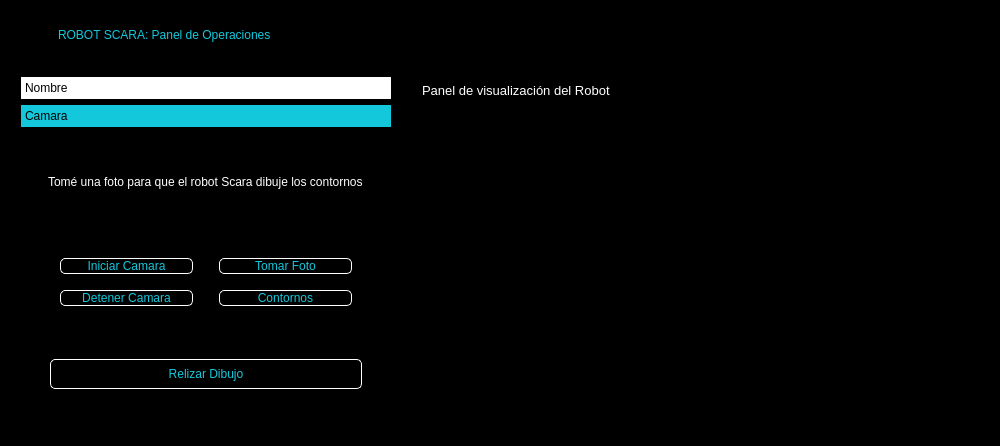
<?xml version="1.0" encoding="UTF-8"?>
<ui version="4.0">
 <class>MainWindow</class>
 <widget class="QMainWindow" name="MainWindow">
  <property name="geometry">
   <rect>
    <x>0</x>
    <y>0</y>
    <width>1000</width>
    <height>446</height>
   </rect>
  </property>
  <property name="windowTitle">
   <string>MainWindow</string>
  </property>
  <widget class="QWidget" name="centralwidget">
   <layout class="QVBoxLayout" name="verticalLayout">
    <property name="spacing">
     <number>0</number>
    </property>
    <property name="leftMargin">
     <number>0</number>
    </property>
    <property name="topMargin">
     <number>0</number>
    </property>
    <property name="rightMargin">
     <number>0</number>
    </property>
    <property name="bottomMargin">
     <number>0</number>
    </property>
    <item>
     <widget class="QFrame" name="frame">
      <property name="styleSheet">
       <string notr="true">background-color: rgb(0, 0, 0);</string>
      </property>
      <property name="frameShape">
       <enum>QFrame::StyledPanel</enum>
      </property>
      <property name="frameShadow">
       <enum>QFrame::Raised</enum>
      </property>
      <layout class="QVBoxLayout" name="verticalLayout_2">
       <item>
        <widget class="QFrame" name="frame_superior">
         <property name="maximumSize">
          <size>
           <width>16777215</width>
           <height>50</height>
          </size>
         </property>
         <property name="styleSheet">
          <string notr="true">
QFrame{
background-color: rgb(0, 0, 0);
}
QPushButton{
background-color: #000000ff;
border-radius:20px;
}
QPushButton:hover{
background-color: rgb(53, 53, 79);
border-radius:20px;
}

QPushButton:pressed {
    background-color: rgb(30, 30, 50); /* Cambia el color de fondo cuando se presiona */
    border: 1px solid rgb(200, 200, 200); /* Cambia el color del borde cuando se presiona */
}


</string>
         </property>
         <property name="frameShape">
          <enum>QFrame::StyledPanel</enum>
         </property>
         <property name="frameShadow">
          <enum>QFrame::Raised</enum>
         </property>
         <layout class="QHBoxLayout" name="horizontalLayout_2">
          <item>
           <widget class="QPushButton" name="pushButton">
            <property name="sizePolicy">
             <sizepolicy hsizetype="Fixed" vsizetype="Fixed">
              <horstretch>0</horstretch>
              <verstretch>0</verstretch>
             </sizepolicy>
            </property>
            <property name="maximumSize">
             <size>
              <width>40</width>
              <height>40</height>
             </size>
            </property>
            <property name="text">
             <string/>
            </property>
            <property name="icon">
             <iconset>
              <normaloff>../Robot_Scara/imagenes/AREA.png</normaloff>../Robot_Scara/imagenes/AREA.png</iconset>
            </property>
            <property name="iconSize">
             <size>
              <width>30</width>
              <height>20</height>
             </size>
            </property>
           </widget>
          </item>
          <item>
           <widget class="QLabel" name="label">
            <property name="styleSheet">
             <string notr="true">font: 87 12pt &quot;Arial Black&quot;;
color: rgb(20, 200, 220);</string>
            </property>
            <property name="text">
             <string>ROBOT SCARA: Panel de Operaciones</string>
            </property>
           </widget>
          </item>
          <item>
           <spacer name="horizontalSpacer">
            <property name="orientation">
             <enum>Qt::Horizontal</enum>
            </property>
            <property name="sizeHint" stdset="0">
             <size>
              <width>349</width>
              <height>17</height>
             </size>
            </property>
           </spacer>
          </item>
          <item>
           <widget class="QPushButton" name="btn_minimizar">
            <property name="minimumSize">
             <size>
              <width>40</width>
              <height>40</height>
             </size>
            </property>
            <property name="baseSize">
             <size>
              <width>40</width>
              <height>40</height>
             </size>
            </property>
            <property name="styleSheet">
             <string notr="true"/>
            </property>
            <property name="text">
             <string/>
            </property>
            <property name="icon">
             <iconset>
              <normaloff>imagenes/signo-menos.png</normaloff>imagenes/signo-menos.png</iconset>
            </property>
            <property name="iconSize">
             <size>
              <width>30</width>
              <height>30</height>
             </size>
            </property>
           </widget>
          </item>
          <item>
           <widget class="QPushButton" name="btn_restaurar">
            <property name="minimumSize">
             <size>
              <width>40</width>
              <height>40</height>
             </size>
            </property>
            <property name="styleSheet">
             <string notr="true"/>
            </property>
            <property name="text">
             <string/>
            </property>
            <property name="icon">
             <iconset>
              <normaloff>imagenes/minimizar.png</normaloff>imagenes/minimizar.png</iconset>
            </property>
            <property name="iconSize">
             <size>
              <width>30</width>
              <height>30</height>
             </size>
            </property>
           </widget>
          </item>
          <item>
           <widget class="QPushButton" name="btn_maximizar">
            <property name="minimumSize">
             <size>
              <width>40</width>
              <height>40</height>
             </size>
            </property>
            <property name="styleSheet">
             <string notr="true"/>
            </property>
            <property name="text">
             <string/>
            </property>
            <property name="icon">
             <iconset>
              <normaloff>imagenes/maximizar.png</normaloff>imagenes/maximizar.png</iconset>
            </property>
            <property name="iconSize">
             <size>
              <width>30</width>
              <height>30</height>
             </size>
            </property>
           </widget>
          </item>
          <item>
           <widget class="QPushButton" name="btn_cerrar">
            <property name="minimumSize">
             <size>
              <width>40</width>
              <height>40</height>
             </size>
            </property>
            <property name="styleSheet">
             <string notr="true"/>
            </property>
            <property name="text">
             <string/>
            </property>
            <property name="icon">
             <iconset>
              <normaloff>imagenes/cerrar.png</normaloff>imagenes/cerrar.png</iconset>
            </property>
            <property name="iconSize">
             <size>
              <width>30</width>
              <height>30</height>
             </size>
            </property>
           </widget>
          </item>
         </layout>
        </widget>
       </item>
       <item>
        <widget class="QFrame" name="frame_3">
         <property name="frameShape">
          <enum>QFrame::StyledPanel</enum>
         </property>
         <property name="frameShadow">
          <enum>QFrame::Raised</enum>
         </property>
         <layout class="QHBoxLayout" name="horizontalLayout" stretch="2,3">
          <property name="spacing">
           <number>2</number>
          </property>
          <property name="leftMargin">
           <number>0</number>
          </property>
          <property name="topMargin">
           <number>0</number>
          </property>
          <property name="rightMargin">
           <number>0</number>
          </property>
          <property name="bottomMargin">
           <number>0</number>
          </property>
          <item>
           <widget class="QFrame" name="frame_2">
            <property name="frameShape">
             <enum>QFrame::StyledPanel</enum>
            </property>
            <property name="frameShadow">
             <enum>QFrame::Raised</enum>
            </property>
            <layout class="QVBoxLayout" name="verticalLayout_3">
             <item>
              <widget class="QToolBox" name="toolBox">
               <property name="styleSheet">
                <string notr="true">
QToolBox::tab{
	background-color: rgb(255, 255, 255); 
	border-radius: Spic;
	color: rgb(0, 0, 0);
	font: 75 8pt &quot;MS Shell Dig 2&quot;;
}

QToolBox::tab:selected {
	background-color: rgb(20, 200, 220);
	font: 75 12pt &quot;MS Shell Dig 2&quot;;
	color: rgb(0, 0, 0);	
}
</string>
               </property>
               <property name="currentIndex">
                <number>1</number>
               </property>
               <widget class="QWidget" name="Nombre_2">
                <property name="geometry">
                 <rect>
                  <x>0</x>
                  <y>0</y>
                  <width>370</width>
                  <height>288</height>
                 </rect>
                </property>
                <attribute name="icon">
                 <iconset>
                  <normaloff>../Robot_Scara/imagenes/firma-digital.png</normaloff>../Robot_Scara/imagenes/firma-digital.png</iconset>
                </attribute>
                <attribute name="label">
                 <string>Nombre</string>
                </attribute>
                <layout class="QVBoxLayout" name="verticalLayout_10">
                 <item>
                  <spacer name="verticalSpacer_5">
                   <property name="orientation">
                    <enum>Qt::Vertical</enum>
                   </property>
                   <property name="sizeHint" stdset="0">
                    <size>
                     <width>20</width>
                     <height>54</height>
                    </size>
                   </property>
                  </spacer>
                 </item>
                 <item>
                  <layout class="QHBoxLayout" name="horizontalLayout_9">
                   <item>
                    <spacer name="horizontalSpacer_17">
                     <property name="orientation">
                      <enum>Qt::Horizontal</enum>
                     </property>
                     <property name="sizeType">
                      <enum>QSizePolicy::Fixed</enum>
                     </property>
                     <property name="sizeHint" stdset="0">
                      <size>
                       <width>21</width>
                       <height>20</height>
                      </size>
                     </property>
                    </spacer>
                   </item>
                   <item>
                    <widget class="QLabel" name="label_9">
                     <property name="sizePolicy">
                      <sizepolicy hsizetype="Fixed" vsizetype="Fixed">
                       <horstretch>0</horstretch>
                       <verstretch>0</verstretch>
                      </sizepolicy>
                     </property>
                     <property name="styleSheet">
                      <string notr="true">font: 87 10pt &quot;Arial Black&quot;;
color: rgb(255, 255, 255);
background-color: transparent;
qproperty-alignment: 'AlignCenter';</string>
                     </property>
                     <property name="text">
                      <string>Ingrese un nombre (máx. 9 letras):</string>
                     </property>
                     <property name="wordWrap">
                      <bool>false</bool>
                     </property>
                    </widget>
                   </item>
                   <item>
                    <spacer name="horizontalSpacer_18">
                     <property name="orientation">
                      <enum>Qt::Horizontal</enum>
                     </property>
                     <property name="sizeType">
                      <enum>QSizePolicy::Fixed</enum>
                     </property>
                     <property name="sizeHint" stdset="0">
                      <size>
                       <width>21</width>
                       <height>20</height>
                      </size>
                     </property>
                    </spacer>
                   </item>
                  </layout>
                 </item>
                 <item>
                  <layout class="QHBoxLayout" name="horizontalLayout_8">
                   <item>
                    <spacer name="horizontalSpacer_15">
                     <property name="orientation">
                      <enum>Qt::Horizontal</enum>
                     </property>
                     <property name="sizeType">
                      <enum>QSizePolicy::Fixed</enum>
                     </property>
                     <property name="sizeHint" stdset="0">
                      <size>
                       <width>40</width>
                       <height>20</height>
                      </size>
                     </property>
                    </spacer>
                   </item>
                   <item>
                    <widget class="QPlainTextEdit" name="txt_nombre">
                     <property name="sizePolicy">
                      <sizepolicy hsizetype="Fixed" vsizetype="Fixed">
                       <horstretch>0</horstretch>
                       <verstretch>0</verstretch>
                      </sizepolicy>
                     </property>
                     <property name="maximumSize">
                      <size>
                       <width>200</width>
                       <height>30</height>
                      </size>
                     </property>
                     <property name="styleSheet">
                      <string notr="true">QPlainTextEdit{
border:2px solid #14c8dc;
border-radius:8px;
color: rgb(255, 255, 255);
background-color: rgb(0, 0, 0); 
font: 75 10pt &quot;Times New Roman&quot;;

}</string>
                     </property>
                    </widget>
                   </item>
                   <item>
                    <spacer name="horizontalSpacer_16">
                     <property name="orientation">
                      <enum>Qt::Horizontal</enum>
                     </property>
                     <property name="sizeType">
                      <enum>QSizePolicy::Fixed</enum>
                     </property>
                     <property name="sizeHint" stdset="0">
                      <size>
                       <width>40</width>
                       <height>20</height>
                      </size>
                     </property>
                    </spacer>
                   </item>
                  </layout>
                 </item>
                 <item>
                  <layout class="QHBoxLayout" name="horizontalLayout_7">
                   <item>
                    <spacer name="horizontalSpacer_13">
                     <property name="orientation">
                      <enum>Qt::Horizontal</enum>
                     </property>
                     <property name="sizeType">
                      <enum>QSizePolicy::Fixed</enum>
                     </property>
                     <property name="sizeHint" stdset="0">
                      <size>
                       <width>68</width>
                       <height>20</height>
                      </size>
                     </property>
                    </spacer>
                   </item>
                   <item>
                    <widget class="QPushButton" name="aceptar_Nombre">
                     <property name="styleSheet">
                      <string notr="true">
QPushButton{
    font: 87 12pt &quot;Arial Black&quot;;
    background-color: rgb(0, 0, 0);
    color: rgb(20, 200, 220); 
    border-radius: 5px; 
    border: 1px solid white;
}

QPushButton:hover{
    background-color: rgb(53, 53, 79);
}

QPushButton:pressed {
    background-color: rgb(30, 30, 50); /* Cambia el color de fondo cuando se presiona */
    border: 1px solid rgb(200, 200, 200); /* Cambia el color del borde cuando se presiona */
}</string>
                     </property>
                     <property name="text">
                      <string>ACEPTAR</string>
                     </property>
                    </widget>
                   </item>
                   <item>
                    <spacer name="horizontalSpacer_14">
                     <property name="orientation">
                      <enum>Qt::Horizontal</enum>
                     </property>
                     <property name="sizeType">
                      <enum>QSizePolicy::Fixed</enum>
                     </property>
                     <property name="sizeHint" stdset="0">
                      <size>
                       <width>68</width>
                       <height>20</height>
                      </size>
                     </property>
                    </spacer>
                   </item>
                  </layout>
                 </item>
                 <item>
                  <spacer name="verticalSpacer_6">
                   <property name="orientation">
                    <enum>Qt::Vertical</enum>
                   </property>
                   <property name="sizeHint" stdset="0">
                    <size>
                     <width>20</width>
                     <height>54</height>
                    </size>
                   </property>
                  </spacer>
                 </item>
                </layout>
               </widget>
               <widget class="QWidget" name="Camara">
                <property name="geometry">
                 <rect>
                  <x>0</x>
                  <y>-4</y>
                  <width>353</width>
                  <height>292</height>
                 </rect>
                </property>
                <attribute name="icon">
                 <iconset>
                  <normaloff>imagenes/ima.png</normaloff>imagenes/ima.png</iconset>
                </attribute>
                <attribute name="label">
                 <string>Camara</string>
                </attribute>
                <layout class="QVBoxLayout" name="verticalLayout_11">
                 <item>
                  <widget class="QFrame" name="frame_7">
                   <property name="maximumSize">
                    <size>
                     <width>16777215</width>
                     <height>80</height>
                    </size>
                   </property>
                   <property name="frameShape">
                    <enum>QFrame::StyledPanel</enum>
                   </property>
                   <property name="frameShadow">
                    <enum>QFrame::Raised</enum>
                   </property>
                   <layout class="QVBoxLayout" name="verticalLayout_12">
                    <item>
                     <layout class="QHBoxLayout" name="horizontalLayout_11">
                      <item>
                       <widget class="QLabel" name="label_10">
                        <property name="sizePolicy">
                         <sizepolicy hsizetype="Preferred" vsizetype="Preferred">
                          <horstretch>0</horstretch>
                          <verstretch>0</verstretch>
                         </sizepolicy>
                        </property>
                        <property name="autoFillBackground">
                         <bool>false</bool>
                        </property>
                        <property name="styleSheet">
                         <string notr="true">QLabel {
    font-family: &quot;Arial Black&quot;;
    font-size: 9pt; /* Ajusta el tamaño de la fuente según lo necesites */
    color: white; /* Ajusta el color del texto si es necesario */
    background-color: transparent; /* Asegura que el fondo sea transparente */
    word-wrap: break-word; /* Permite que el texto se ajuste en múltiples líneas */
    white-space: normal; /* Permite que el texto se ajuste en múltiples líneas */
    padding: 5px; /* Añade un poco de espacio alrededor del texto */
    border: none; /* Elimina el borde si no es necesario */
    min-width: 200px; /* Ajusta el ancho mínimo si es necesario */
}</string>
                        </property>
                        <property name="text">
                         <string>Tomé una foto para que el robot Scara dibuje los contornos</string>
                        </property>
                        <property name="wordWrap">
                         <bool>true</bool>
                        </property>
                       </widget>
                      </item>
                     </layout>
                    </item>
                   </layout>
                  </widget>
                 </item>
                 <item>
                  <widget class="QFrame" name="frame_8">
                   <property name="styleSheet">
                    <string notr="true">QFrame{
background-color: rgb(0,0, 0);
}
QPushButton{
    font: 87 11pt &quot;Arial Black&quot;;
    background-color: rgb(0, 0, 0);
    color: rgb(20, 200, 220); 
    border-radius: 5px; 
    border: 1px solid white;
}

QPushButton:hover{
    background-color: rgb(53, 53, 79);
}

QPushButton:pressed {
    background-color: rgb(30, 30, 50); /* Cambia el color de fondo cuando se presiona */
    border: 1px solid rgb(200, 200, 200); /* Cambia el color del borde cuando se presiona */
}</string>
                   </property>
                   <property name="frameShape">
                    <enum>QFrame::StyledPanel</enum>
                   </property>
                   <property name="frameShadow">
                    <enum>QFrame::Raised</enum>
                   </property>
                   <layout class="QVBoxLayout" name="verticalLayout_6">
                    <item>
                     <widget class="QFrame" name="frame_9">
                      <property name="frameShape">
                       <enum>QFrame::StyledPanel</enum>
                      </property>
                      <property name="frameShadow">
                       <enum>QFrame::Raised</enum>
                      </property>
                      <layout class="QHBoxLayout" name="horizontalLayout_10">
                       <item>
                        <widget class="QFrame" name="frame_13">
                         <property name="frameShape">
                          <enum>QFrame::StyledPanel</enum>
                         </property>
                         <property name="frameShadow">
                          <enum>QFrame::Raised</enum>
                         </property>
                         <layout class="QVBoxLayout" name="verticalLayout_7">
                          <item>
                           <widget class="QPushButton" name="Iniciar_Camara">
                            <property name="text">
                             <string>Iniciar Camara</string>
                            </property>
                           </widget>
                          </item>
                          <item>
                           <spacer name="verticalSpacer">
                            <property name="orientation">
                             <enum>Qt::Vertical</enum>
                            </property>
                            <property name="sizeType">
                             <enum>QSizePolicy::Fixed</enum>
                            </property>
                            <property name="sizeHint" stdset="0">
                             <size>
                              <width>20</width>
                              <height>10</height>
                             </size>
                            </property>
                           </spacer>
                          </item>
                          <item>
                           <widget class="QPushButton" name="Detener_Camara">
                            <property name="text">
                             <string>Detener Camara</string>
                            </property>
                           </widget>
                          </item>
                          <item>
                           <spacer name="verticalSpacer_3">
                            <property name="orientation">
                             <enum>Qt::Vertical</enum>
                            </property>
                            <property name="sizeType">
                             <enum>QSizePolicy::Fixed</enum>
                            </property>
                            <property name="sizeHint" stdset="0">
                             <size>
                              <width>20</width>
                              <height>10</height>
                             </size>
                            </property>
                           </spacer>
                          </item>
                         </layout>
                        </widget>
                       </item>
                       <item>
                        <widget class="QFrame" name="frame_14">
                         <property name="frameShape">
                          <enum>QFrame::StyledPanel</enum>
                         </property>
                         <property name="frameShadow">
                          <enum>QFrame::Raised</enum>
                         </property>
                         <layout class="QVBoxLayout" name="verticalLayout_8">
                          <item>
                           <widget class="QPushButton" name="Tomar_Foto">
                            <property name="text">
                             <string>Tomar Foto</string>
                            </property>
                           </widget>
                          </item>
                          <item>
                           <spacer name="verticalSpacer_2">
                            <property name="orientation">
                             <enum>Qt::Vertical</enum>
                            </property>
                            <property name="sizeType">
                             <enum>QSizePolicy::Fixed</enum>
                            </property>
                            <property name="sizeHint" stdset="0">
                             <size>
                              <width>20</width>
                              <height>10</height>
                             </size>
                            </property>
                           </spacer>
                          </item>
                          <item>
                           <widget class="QPushButton" name="Contornos">
                            <property name="text">
                             <string>Contornos</string>
                            </property>
                           </widget>
                          </item>
                          <item>
                           <spacer name="verticalSpacer_4">
                            <property name="orientation">
                             <enum>Qt::Vertical</enum>
                            </property>
                            <property name="sizeType">
                             <enum>QSizePolicy::Fixed</enum>
                            </property>
                            <property name="sizeHint" stdset="0">
                             <size>
                              <width>20</width>
                              <height>10</height>
                             </size>
                            </property>
                           </spacer>
                          </item>
                         </layout>
                        </widget>
                       </item>
                      </layout>
                     </widget>
                    </item>
                    <item>
                     <widget class="QFrame" name="frame_12">
                      <property name="minimumSize">
                       <size>
                        <width>0</width>
                        <height>20</height>
                       </size>
                      </property>
                      <property name="maximumSize">
                       <size>
                        <width>16777215</width>
                        <height>16777215</height>
                       </size>
                      </property>
                      <property name="sizeIncrement">
                       <size>
                        <width>0</width>
                        <height>10</height>
                       </size>
                      </property>
                      <property name="frameShape">
                       <enum>QFrame::StyledPanel</enum>
                      </property>
                      <property name="frameShadow">
                       <enum>QFrame::Raised</enum>
                      </property>
                      <layout class="QVBoxLayout" name="verticalLayout_9">
                       <item>
                        <widget class="QPushButton" name="Realizar_Dibujo">
                         <property name="minimumSize">
                          <size>
                           <width>0</width>
                           <height>30</height>
                          </size>
                         </property>
                         <property name="text">
                          <string>Relizar Dibujo</string>
                         </property>
                         <property name="icon">
                          <iconset>
                           <normaloff>imagenes/brazo-robotico.png</normaloff>imagenes/brazo-robotico.png</iconset>
                         </property>
                        </widget>
                       </item>
                      </layout>
                     </widget>
                    </item>
                   </layout>
                  </widget>
                 </item>
                </layout>
               </widget>
              </widget>
             </item>
            </layout>
           </widget>
          </item>
          <item>
           <widget class="QFrame" name="frame_4">
            <property name="frameShape">
             <enum>QFrame::StyledPanel</enum>
            </property>
            <property name="frameShadow">
             <enum>QFrame::Raised</enum>
            </property>
            <layout class="QVBoxLayout" name="verticalLayout_4">
             <item>
              <widget class="QFrame" name="frame_5">
               <property name="maximumSize">
                <size>
                 <width>16777215</width>
                 <height>40</height>
                </size>
               </property>
               <property name="frameShape">
                <enum>QFrame::StyledPanel</enum>
               </property>
               <property name="frameShadow">
                <enum>QFrame::Raised</enum>
               </property>
               <layout class="QVBoxLayout" name="verticalLayout_5">
                <property name="spacing">
                 <number>0</number>
                </property>
                <property name="leftMargin">
                 <number>0</number>
                </property>
                <property name="topMargin">
                 <number>0</number>
                </property>
                <property name="rightMargin">
                 <number>0</number>
                </property>
                <property name="bottomMargin">
                 <number>0</number>
                </property>
                <item>
                 <widget class="QLabel" name="label_2">
                  <property name="styleSheet">
                   <string notr="true">QLabel {
    font-family: &quot;Arial Black&quot;;
    font-size: 10pt; /* Ajusta el tamaño de la fuente según lo necesites */
    color: white; /* Ajusta el color del texto si es necesario */
    background-color: transparent; /* Asegura que el fondo sea transparente */
    word-wrap: break-word; /* Permite que el texto se ajuste en múltiples líneas */
    white-space: normal; /* Permite que el texto se ajuste en múltiples líneas */
    padding: 5px; /* Añade un poco de espacio alrededor del texto */
    border: none; /* Elimina el borde si no es necesario */
    min-width: 200px; /* Ajusta el ancho mínimo si es necesario */	
qproperty-alignment: 'AlignCenter';
}

</string>
                  </property>
                  <property name="text">
                   <string>Panel de visualización del Robot</string>
                  </property>
                 </widget>
                </item>
               </layout>
              </widget>
             </item>
             <item>
              <widget class="QFrame" name="frame_6">
               <property name="frameShape">
                <enum>QFrame::StyledPanel</enum>
               </property>
               <property name="frameShadow">
                <enum>QFrame::Raised</enum>
               </property>
               <layout class="QHBoxLayout" name="horizontalLayout_12">
                <item>
                 <widget class="QStackedWidget" name="stackedWidget">
                  <widget class="QWidget" name="page_nombre">
                   <layout class="QHBoxLayout" name="horizontalLayout_3">
                    <item>
                     <widget class="QFrame" name="frame_10">
                      <property name="frameShape">
                       <enum>QFrame::StyledPanel</enum>
                      </property>
                      <property name="frameShadow">
                       <enum>QFrame::Raised</enum>
                      </property>
                      <layout class="QHBoxLayout" name="horizontalLayout_4">
                       <item>
                        <layout class="QVBoxLayout" name="verticalLayout_grafica"/>
                       </item>
                      </layout>
                     </widget>
                    </item>
                   </layout>
                  </widget>
                  <widget class="QWidget" name="page_camara">
                   <layout class="QHBoxLayout" name="horizontalLayout_5">
                    <item>
                     <widget class="QFrame" name="frame_11">
                      <property name="frameShape">
                       <enum>QFrame::StyledPanel</enum>
                      </property>
                      <property name="frameShadow">
                       <enum>QFrame::Raised</enum>
                      </property>
                      <layout class="QHBoxLayout" name="horizontalLayout_6">
                       <item>
                        <layout class="QVBoxLayout" name="layaout_grafica_camara">
                         <property name="spacing">
                          <number>0</number>
                         </property>
                        </layout>
                       </item>
                       <item>
                        <layout class="QHBoxLayout" name="layout_camara">
                         <property name="spacing">
                          <number>0</number>
                         </property>
                        </layout>
                       </item>
                      </layout>
                     </widget>
                    </item>
                   </layout>
                  </widget>
                 </widget>
                </item>
               </layout>
              </widget>
             </item>
            </layout>
           </widget>
          </item>
         </layout>
        </widget>
       </item>
      </layout>
     </widget>
    </item>
   </layout>
  </widget>
 </widget>
 <resources/>
 <connections/>
</ui>
